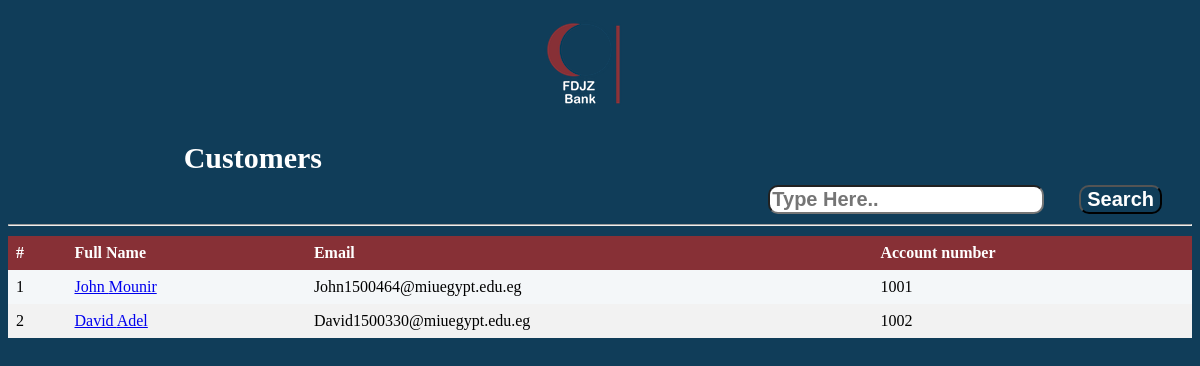
/Worker/php/Showusers.php, run on an earlier commit of the app's database.
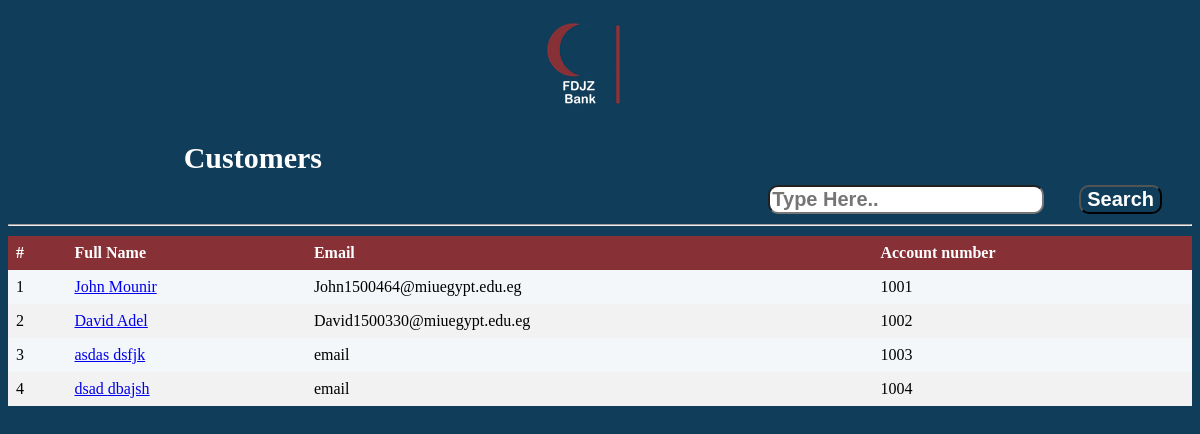
And on a later commit of the database.
### tables this page shows
CREATE TABLE `customer_account` (
  `ID` int(11) NOT NULL,
  `FNAME` varchar(50) DEFAULT NULL,
  `LNAME` varchar(50) DEFAULT NULL,
  `PersonalID` varchar(14) DEFAULT NULL,
  `Address` varchar(100) DEFAULT NULL,
  `MobileNumber` varchar(11) DEFAULT NULL,
  `Email` varchar(200) DEFAULT NULL,
  `DateOfBirth` date DEFAULT NULL,
  `WorkerID` int(11) NOT NULL,
  `DateAdded` datetime NOT NULL
);

### Worker/ClassesGedida/dbconnect.php (called while the page is built, shortened)
<?php
  class dbconnect
  {
      private $servername;
      private $username;
      private $password;
      private $db;
      private $con;
      function __construct()
      {
          $this->servername = "localhost";
          $this->username = "root";
          $this->password = "";
          $this->db = "FDJZ";
          $this->con = $this->Connect();
      }
      function connect()
      {
          $this->con = mysqli_connect($this->servername, $this->username, $this->password, $this->db);
          if ($this -> con ->connect_error)
          {
              die("Failed to connect: " .$this->con->connect_error);
          }
          else
          {
              return $this->con;
          }
      }
      function executesql($sql)
      {
        $result = mysqli_query($this->con, $sql);
        if($result == TRUE)
              {
          return $result;
        }
        else
              {
          echo "Error executing SQL statement: " .$this->con->error;
        }
      }
  }
?>

### Worker/ClassesGedida/WorkerAdminCommon.php (the view, shortened to what this page needs)
<?php
  class WorkerAdminCommon extends User{
    function showAllCustomers(){
      $db = new dbconnect;
      $db->connect();
      $sql = "SELECT `FName`, `LName`, `Email`, `id`
              FROM `customer_account`
              ";
      $result = $db->executesql($sql);
      $counter = 1;
      foreach($result as $row){
          echo'<tr>';
          echo'<td>'.$counter++.'</td>';
          echo'<td><a href="Usersreport.php?id='.$row['id'].'">'.$row['FName']." ".$row['LName'].'</a></td>';
          echo'<td>'.$row['Email'].'</td>';
          echo'<td>'.$row['id'].'</td>';
          echo'</tr>';
      }
    }
  }
?>

What changed in the data, as far as the page shows it:
added customer_account: FNAME "asdas", LNAME "dsfjk", Email "email", ID "1003"
added customer_account: FNAME "dsad", LNAME "dbajsh", Email "email", ID "1004"
